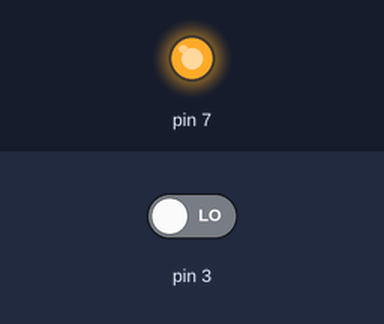
This sketch was run on a simulated Arduino Uno, built with avr-gcc and run on an emulated ATmega328P. Shown: output pins drawn as LEDs (lit = HIGH). Inputs (shaded band) come from the test bench; at power-on: pin 3 LOW.

Above: at 1.2 s.
1.3 s: pin 3 driven HIGH
At 2.5 s:
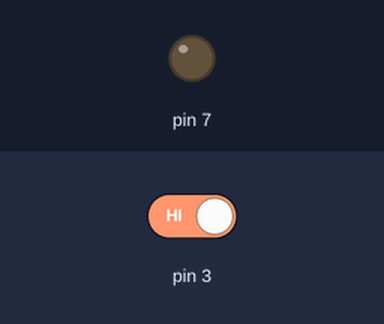
2.8 s: pin 3 driven LOW
At 3.6 s:
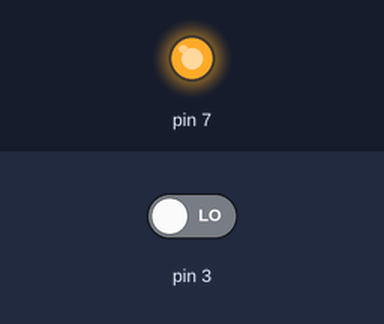
Timing chart, 0 to 5.8 s (numbered marks = the images above; inputs shaded):
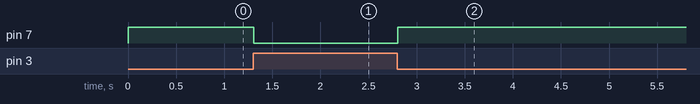

Measured:
- after the input at 1.3 s, pin 7: HIGH → LOW at once
- after the input at 2.8 s, pin 7: LOW → HIGH at once

The sketch:

button_hello44.ino
```cpp
#include <SoftwareSerial.h>

SoftwareSerial mySerial(0, 1); // RX, TX

void setup() {
  pinMode(7, OUTPUT);
  pinMode(3, INPUT);
  mySerial.begin(9600);
}

void loop() {
  if (digitalRead(3)) {
    digitalWrite(7, LOW);
    mySerial.println("Button unpressed!");
  } else {
    digitalWrite(7, HIGH);
    mySerial.println("Button pressed!");
  }
}
```
